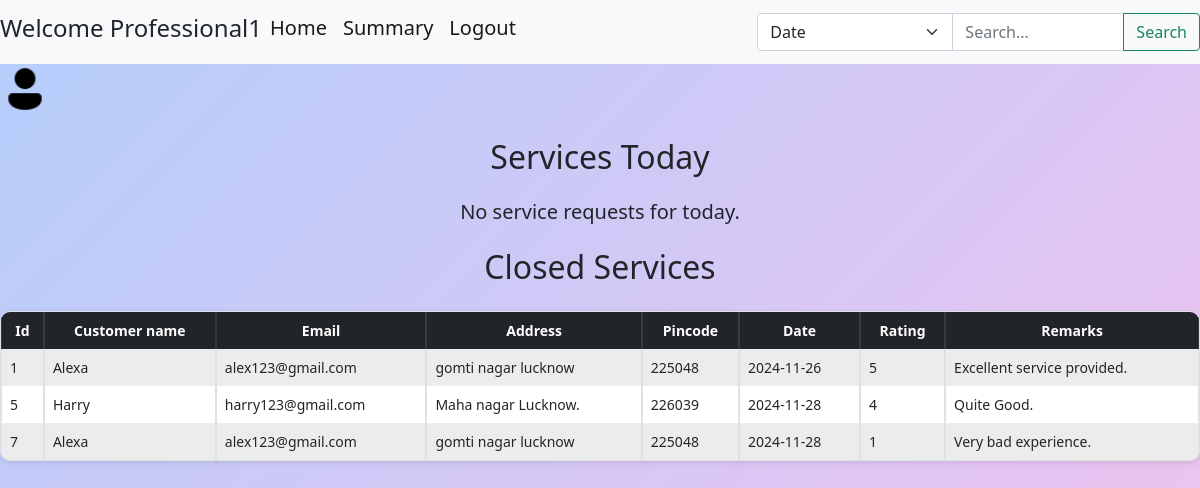
The page /professional_dashboard (signed in) on the database its author committed.
### backend/models.py (models this page shows)
class Pro_info(db.Model):
    __tablename__="pro_info"
    id=db.Column(db.Integer,primary_key=True)
    uname=db.Column(db.String,unique=True,nullable=False)
    email=db.Column(db.String,nullable=False)
    pwd=db.Column(db.String,nullable=False)
    service_type=db.Column(db.String,nullable=False)
    exp=db.Column(db.String,nullable=False)
    add=db.Column(db.String,nullable=False)
    pin=db.Column(db.Integer,nullable=False)
    role=db.Column(db.Integer,default=2)
    status = db.Column(db.String, default='pending')

class Service_request(db.Model):
    __tablename__="service_request"
    id=db.Column(db.Integer,primary_key=True)
    service_id=db.Column(db.Integer,db.ForeignKey('service.id'),nullable=False)
    user_id=db.Column(db.Integer,db.ForeignKey('cust_info.id'),nullable=False,)
    pro_id=db.Column(db.Integer,db.ForeignKey('pro_info.id'),nullable=True,)
    date_of_request=db.Column(db.Date,nullable=False)
    status=db.Column(db.String,nullable=False)
    rating=db.Column(db.String,nullable=True)
    remarks=db.Column(db.String,nullable=True)
    cust_info=db.relationship("Cust_info",backref="service_request")
    pro_info=db.relationship("Pro_info",backref="service_request")
    service=db.relationship("Service",backref="service_request")

class Cust_info(db.Model):
    __tablename__="cust_info"
    id=db.Column(db.Integer,primary_key=True)
    uname=db.Column(db.String,unique=True,nullable=False)
    email=db.Column(db.String,nullable=False)
    pwd=db.Column(db.String,nullable=False)
    add=db.Column(db.String,nullable=False)
    pin=db.Column(db.Integer,nullable=False)
    role=db.Column(db.Integer,default=1)

### backend/controllers.py (the view)
@app.route("/professional_dashboard", methods=["GET"])
def professional_dashboard():
    user_id = session.get("user_id")
    username = session.get("username")
    if not user_id:
        flash("You are not logged in.", "error")
        return redirect(url_for("user_login"))
    pro = Pro_info.query.get(user_id)
    if not pro:
        flash("Professional details not found.", "danger")
        return redirect(url_for("user_login"))
    customer_requests = db.session.query(
        Service_request.id.label('request_id'),
        Cust_info.uname.label('customer_name'),
        Cust_info.email.label('customer_email'),
        Cust_info.add.label('customer_address'),
        Cust_info.pin.label('customer_pincode'),
        Service.name.label('service_name')
    ).join(Cust_info, Service_request.user_id == Cust_info.id)\
     .join(Service, Service_request.service_id == Service.id)\
     .filter(Service_request.pro_id.is_(None), Service_request.status == 'requested', Service.name == pro.service_type ).all()
    closed_services = db.session.query(
        Service_request.id.label('req_id'),
        Cust_info.uname.label('customer_name'),
        Cust_info.email.label('customer_email'),
        Cust_info.add.label('customer_address'),
        Cust_info.pin.label('customer_pincode'),
        Service_request.date_of_request,
        Service_request.rating,
        Service_request.remarks
    ).join(Cust_info, Service_request.user_id == Cust_info.id)\
     .filter(Service_request.pro_id == user_id, Service_request.status == "closed").all()
    search_filter = request.args.get("search_filter")
    search_query = request.args.get("search_query")
    search_results = None
    if search_filter and search_query:
        search_results = db.session.query(
        Service_request.id.label('req_id'),
        Cust_info.uname.label('customer_name'),
        Cust_info.email.label('customer_email'),
        Cust_info.add.label('customer_address'),
        Cust_info.pin.label('customer_pincode'),
        Service_request.date_of_request,
        Service_request.rating,
        Service_request.remarks
    ).join(Cust_info, Service_request.user_id == Cust_info.id)\
    .filter(Service_request.pro_id == user_id, Service_request.status == "closed")
        if search_filter == "date_of_request":
            search_results = search_results.filter(Service_request.date_of_request == search_query)
        elif search_filter == "customer_address":
            search_results = search_results.filter(Cust_info.add.ilike(f"%{search_query}%"))
        elif search_filter == "customer_pincode":
            search_results = search_results.filter(Cust_info.pin.ilike(f"%{search_query}%"))
        search_results = search_results.all()
    else:
        search_results = []
    return render_template("professional_dashboard.html",
                           customer_requests=customer_requests,
                           username=pro.uname,
                           pro=pro,
                           closed_services=closed_services,
                           search_results=search_results,
                           search_query=search_query)

### templates/professional_dashboard.html (shortened to what this page needs)
<!DOCTYPE html>
<html lang="en">
<head>
    <link rel="stylesheet" href="/static/style.css">
    <link href="https://cdn.jsdelivr.net/npm/bootstrap@5.0.2/dist/css/bootstrap.min.css" rel="stylesheet">
</head>
<body style="background: linear-gradient(-45deg, #f8bcbe, #f8cec0, #fdc0ec, #b4cefc); background-size: 400% 400%; animation: gradientAnimation 15s ease infinite; margin: 0; padding: 0;">
    <div id="container">
        <nav class="navbar navbar-expand-lg navbar-light bg-light">
          <label><H4>Welcome {{username}}</H4></label>
              <div class="collapse navbar-collapse" id="navbarSupportedContent">
                <ul class="navbar-nav me-auto mb-2 mb-lg-0">
                  <li class="nav-item">
                    <a class="nav-link active float-end" aria-current="page" href="{{ url_for('logout') }}"><h5>Logout</h5></a>
                    <a class="nav-link active float-end" data-bs-toggle="modal" data-bs-target="#statusChartModal" aria-current="page">
                      <h5>Summary</h5>
                    </a>
                    <a class="nav-link active float-end" aria-current="page" href="{{ url_for('professional_dashboard') }}"><h5>Home</h5></a>
                  </li>
                </ul>
                <form class="d-flex" action="{{ url_for('professional_dashboard') }}" method="GET">
                  <div class="input-group">
                      <select class="form-select" name="search_filter" required>
                          <option value="date_of_request">Date</option>
                      </select>
                      <input class="form-control" type="search" name="search_query" placeholder="Search..." aria-label="Search" required>
                      <button class="btn btn-outline-success" type="submit">Search</button>
                  </div>
              </form>
              </div>
            </div>
          <div id="container">
            <img src="/static/img/profile.png"
                 alt="Profile"
                 role="button"
                 data-bs-toggle="modal"
                 data-bs-target="#exampleModalToggle"
                 style="width: 50px; height: 50px; cursor: pointer;">
              </div>
          <h2 class="text-center my-4">Services Today</h2>
          {% if customer_requests %}
            <table class="table table-bordered table-striped">
              <thead class="table-dark">
              <tr>
                <th scope="col">Id</th>
                <th scope="col">Customer Name</th>
                <th scope="col">Email</th>
                <th scope="col">Address</th>
                <th scope="col">Pincode</th>
                <th scope="col">Service Name</th>
                <th scope="col">Action</th>
              </tr>
            </thead>
            <tbody>
              {% for request in customer_requests %}
                <tr>
                  <td>{{ request.request_id }}</td>
                  <td>{{ request.customer_name }}</td>
                  <td>{{ request.customer_email }}</td>
                  <td>{{ request.customer_address }}</td>
                  <td>{{ request.customer_pincode }}</td>
                  <td>{{ request.service_name }}</td>
                  <td>
                    <form action="{{ url_for('accept_request', request_id=request.request_id) }}" method="POST">
                      <button type="submit" class="btn btn-success">Accept</button>
                    </form>
                    <form action="{{ url_for('reject_request', request_id=request.request_id) }}" method="POST">
                      <button type="submit" class="btn btn-danger">Reject</button>
                    </form>
                  </td>
                </tr>
              {% endfor %}
            </tbody>
          </table>
        {% else %}
          <h5 class="text-center">No service requests for today.</h5>
        {% endif %}
        <h2 class="text-center my-4">Closed Services</h2>
          <table class="table table-bordered table-striped">
            <thead class="table-dark">
              <tr>
                <th scope="col">Id</th>
                <th scope="col">Customer name</th>
                <th scope="col">Email</th>
                <th scope="col">Address</th>
                <th scope="col">Pincode</th>
                <th scope="col">Date</th>
                <th scope="col">Rating</th>
                <th scope="col">Remarks</th>
              </tr>
            </thead>
            <tbody>
              {% if closed_services %}
                {% for service in closed_services %}
                  <tr>
                    <td>{{ service.req_id }}</td>
                    <td>{{ service.customer_name }}</td>
                    <td>{{ service.customer_email }}</td>
                    <td>{{ service.customer_address }}</td>
                    <td>{{ service.customer_pincode }}</td>
                    <td>{{ service.date_of_request }}</td>
                    <td>{{ service.rating }}</td>
                    <td>{{ service.remarks }}</td>
                  </tr>
                {% endfor %}
              {% else %}
                  <tr>
                    <td colspan="8">No closed services available</td>
                  </tr>
              {% endif %}
            </tbody>
            </table>
</html>
</body>
</html>

### static/style.css (style rules this page uses)
* { margin: 0px; }
.table { border-collapse: separate; border-spacing: 0; font-size: 14px; border: 1px solid #ddd; border-radius: 10px; overflow: hidden; box-shadow: 0px 2px 6px rgba(0, 0, 0, 0.1); }
.table-dark th { background-color: #343a40; color: #fff; text-align: center; padding: 10px; border-bottom: 2px solid #ddd; }
.table-striped tbody tr:nth-of-type(odd) { background-color: #f9f9f9; }
.table-striped tbody tr:nth-of-type(even) { background-color: #fff; }

### rows shown on the page
Pro_info: uname "Professional1"
Service_request: req_id "1", customer_name "Alexa", customer_email "alex123@gmail.com", customer_address "gomti nagar lucknow", customer_pincode "225048", date_of_request "2024-11-26", rating "5", remarks "Excellent service provided."
Service_request: req_id "5", customer_name "Harry", customer_email "harry123@gmail.com", customer_address "Maha nagar Lucknow.", customer_pincode "226039", date_of_request "2024-11-28", rating "4", remarks "Quite Good."
Service_request: req_id "7", customer_name "Alexa", customer_email "alex123@gmail.com", customer_address "gomti nagar lucknow", customer_pincode "225048", date_of_request "2024-11-28", rating "1", remarks "Very bad experience."
